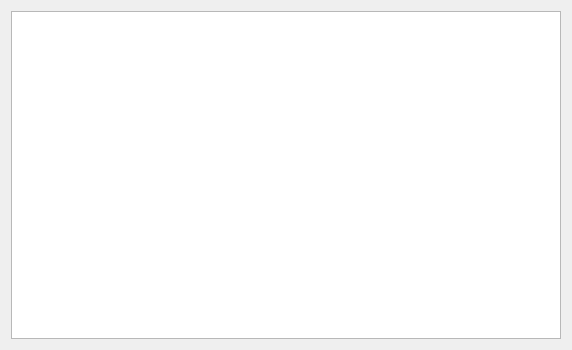
<?xml version="1.0" encoding="UTF-8"?>
<ui version="4.0">
 <class>TurtleRouterDialogForm</class>
 <widget class="QWidget" name="TurtleRouterDialogForm">
  <property name="geometry">
   <rect>
    <x>0</x>
    <y>0</y>
    <width>572</width>
    <height>350</height>
   </rect>
  </property>
  <property name="windowTitle">
   <string>Router Statistics</string>
  </property>
  <layout class="QGridLayout" name="gridLayout">
   <item row="0" column="0">
    <widget class="QTreeWidget" name="_f2f_TW">
     <property name="headerHidden">
      <bool>true</bool>
     </property>
     <column>
      <property name="text">
       <string>F2F router information</string>
      </property>
     </column>
    </widget>
   </item>
  </layout>
 </widget>
 <resources/>
 <connections/>
</ui>
